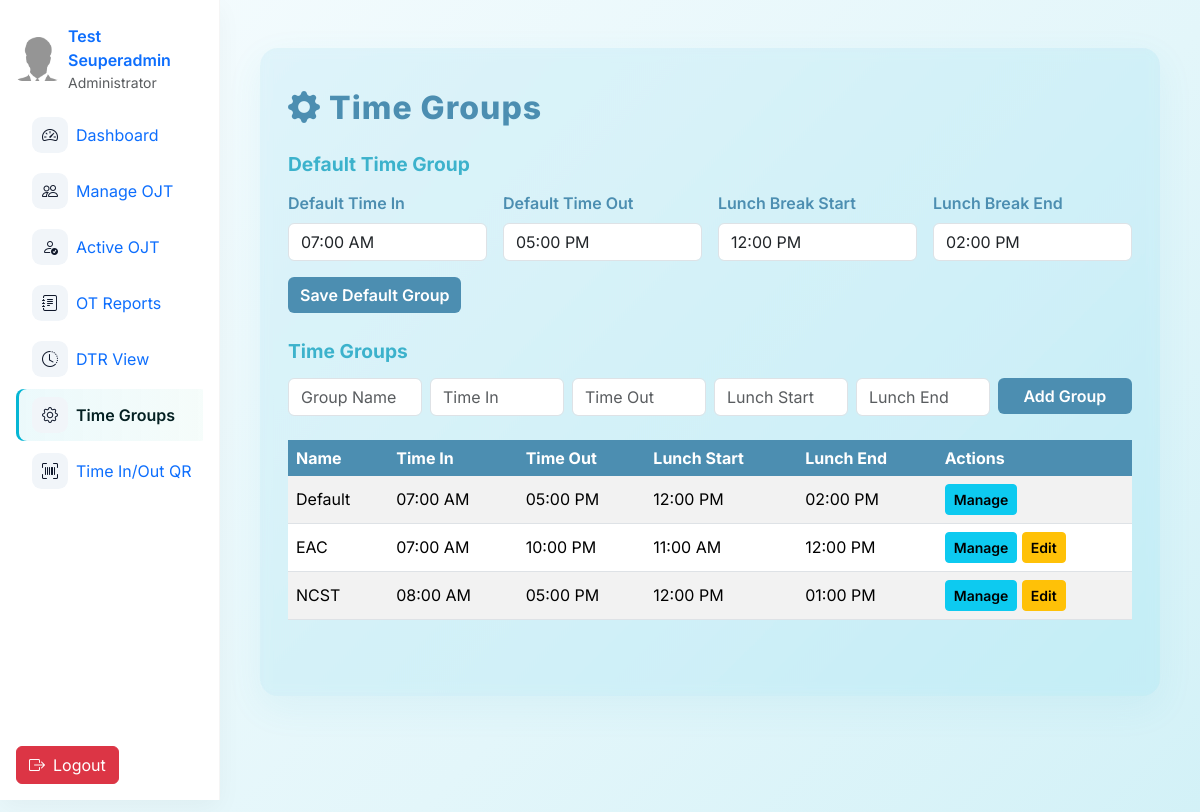
The app's page /admin/sitesettings.php (signed in) with its own data.
### tables this page shows
CREATE TABLE `time_groups` (
  `id` int(11) NOT NULL,
  `name` varchar(255) NOT NULL,
  `time_in` time NOT NULL,
  `time_out` time NOT NULL,
  `lunch_start` time DEFAULT '12:00:00',
  `lunch_end` time DEFAULT '13:00:00'
);

### admin/sitesettings.php (the view, shortened to what this page needs)
<?php
include 'nav.php';
$stmt = $oat->prepare("SELECT time_in, time_out, lunch_start, lunch_end FROM time_groups WHERE name = 'Default' LIMIT 1");
$stmt->execute();
$settings = $stmt->get_result()->fetch_assoc();
$default_time_in = !empty($settings['time_in']) ? $settings['time_in'] : '08:00:00';
$default_time_out = !empty($settings['time_out']) ? $settings['time_out'] : '17:00:00';
$lunch_start = !empty($settings['lunch_start']) ? $settings['lunch_start'] : '12:00:00';
$lunch_end = !empty($settings['lunch_end']) ? $settings['lunch_end'] : '13:00:00';
$time_groups = $oat->query("SELECT * FROM time_groups ORDER BY name");
?>
<!DOCTYPE html>
<html lang="en">
<head>
    <link href="https://cdn.jsdelivr.net/npm/bootstrap@5.3.2/dist/css/bootstrap.min.css" rel="stylesheet">
    <link rel="stylesheet" href="https://cdn.jsdelivr.net/npm/flatpickr/dist/flatpickr.min.css">
</head>
<body>
    <div class="glass">
        <div class="settings-title"><i class="bi bi-gear-fill me-2"></i>Time Groups</div>
        <form method="post" class="mb-4">
            <div class="section-title">Default Time Group</div>
            <div class="row g-3">
                <div class="col-md-3">
                    <label for="default_time_in" class="form-label">Default Time In</label>
                    <input type="text" id="default_time_in" name="default_time_in" class="form-control time-picker" value="<?= htmlspecialchars(date('h:i A', strtotime($default_time_in))) ?>" required>
                </div>
                <div class="col-md-3">
                    <label for="default_time_out" class="form-label">Default Time Out</label>
                    <input type="text" id="default_time_out" name="default_time_out" class="form-control time-picker" value="<?= htmlspecialchars(date('h:i A', strtotime($default_time_out))) ?>" required>
                </div>
                <div class="col-md-3">
                    <label for="lunch_start" class="form-label">Lunch Break Start</label>
                    <input type="text" id="lunch_start" name="lunch_start" class="form-control time-picker" value="<?= htmlspecialchars(date('h:i A', strtotime($lunch_start))) ?>" required>
                </div>
                <div class="col-md-3">
                    <label for="lunch_end" class="form-label">Lunch Break End</label>
                    <input type="text" id="lunch_end" name="lunch_end" class="form-control time-picker" value="<?= htmlspecialchars(date('h:i A', strtotime($lunch_end))) ?>" required>
                </div>
            </div>
            <button type="submit" class="btn btn-primary mt-3">Save Default Group</button>
        </form>
        <div class="section-title">Time Groups</div>
        <form method="post" class="mb-4">
            <div class="row g-2">
                <div class="col-md-2">
                    <input type="text" name="group_name" class="form-control" placeholder="Group Name" required>
                </div>
                <div class="col-md-2">
                    <input type="text" name="group_time_in" class="form-control time-picker" placeholder="Time In" required>
                </div>
                <div class="col-md-2">
                    <input type="text" name="group_time_out" class="form-control time-picker" placeholder="Time Out" required>
                </div>
                <div class="col-md-2">
                    <input type="text" name="group_lunch_start" class="form-control time-picker" placeholder="Lunch Start" required>
                </div>
                <div class="col-md-2">
                    <input type="text" name="group_lunch_end" class="form-control time-picker" placeholder="Lunch End" required>
                </div>
                <div class="col-md-2">
                    <button type="submit" name="add_time_group" class="btn btn-success w-100">Add Group</button>
                </div>
            </div>
        </form>
        <div class="table-responsive mb-4">
            <table class="table table-striped align-middle">
                <thead>
                    <tr>
                        <th>Name</th>
                        <th>Time In</th>
                        <th>Time Out</th>
                        <th>Lunch Start</th>
                        <th>Lunch End</th>
                        <th>Actions</th>
                    </tr>
                </thead>
                <tbody>
                    <?php while ($group = $time_groups->fetch_assoc()): ?>
                        <tr>
                            <td><?= htmlspecialchars($group['name']) ?></td>
                            <td><?= date('h:i A', strtotime($group['time_in'])) ?></td>
                            <td><?= date('h:i A', strtotime($group['time_out'])) ?></td>
                            <td><?= date('h:i A', strtotime($group['lunch_start'])) ?></td>
                            <td><?= date('h:i A', strtotime($group['lunch_end'])) ?></td>
                            <td>
                                <button class="btn btn-sm btn-info" onclick="showGroupUsersModal(<?= $group['id'] ?>, '<?= htmlspecialchars($group['name'], ENT_QUOTES) ?>')">Manage</button>
                                <?php if ($group['name'] !== 'Default'): ?>
                                <button class="btn btn-sm btn-warning" onclick="showEditTimeGroupModal(<?= $group['id'] ?>, '<?= htmlspecialchars($group['name'], ENT_QUOTES) ?>', '<?= htmlspecialchars($group['time_in'], ENT_QUOTES) ?>', '<?= htmlspecialchars($group['time_out'], ENT_QUOTES) ?>', '<?= htmlspecialchars($group['lunch_start'], ENT_QUOTES) ?>', '<?= htmlspecialchars($group['lunch_end'], ENT_QUOTES) ?>')">Edit</button>
                                <?php endif; ?>
                            </td>
                        </tr>
                    <?php endwhile; ?>
                </tbody>
            </table>
        </div>
    </div>
</body>
</html>

### admin/nav.php (style rules this page uses)
:root { --sb-w:220px; --sb-cw:72px; }
body { padding-left: var(--sb-w); transition: padding-left .18s ease; font-family: 'Inter', sans-serif; }

### admin/sitesettings.php (style rules this page uses)
:root { --primary: #4c8eb1; --primary-dark: #3cb2cc; --light: #f8fafc; --dark: #0f172a; --border: #e2e8f0; }
body { background: linear-gradient(135deg, #f6fcfe 0%, #e3f6fa 60%, #d2f1f7 100%); font-family: 'Inter', sans-serif; min-height: 100vh; }
.glass { background: rgba(60, 178, 204, 0.09); border-radius: 18px; box-shadow: 0 12px 36px rgba(60,178,204,0.08); max-width: 900px; margin: 48px auto; padding: 36px 28px; backdrop-filter: blur(6px) saturate(120%); }
.settings-title { font-size: 2rem; font-weight: 800; color: var(--primary); margin-bottom: 18px; letter-spacing: 1px; }
.section-title { font-size: 1.2rem; font-weight: 700; color: var(--primary-dark); margin-bottom: 12px; }
.form-label { font-weight: 600; color: var(--primary); }
.btn-primary, .btn-success { background: var(--primary); border: none; font-weight: 600; }
.btn-info, .btn-warning { font-weight: 600; }
.table th { background: var(--primary); color: #fff; border: none; }
.table td { vertical-align: middle; }

### records on screen
time_groups: default_time_in "07:00 AM", default_time_out "05:00 PM", lunch_start "12:00 PM", lunch_end "02:00 PM", name "Default", time_in "07:00 AM", time_out "05:00 PM"
time_groups: name "EAC", time_in "07:00 AM", time_out "10:00 PM", lunch_start "11:00 AM", lunch_end "12:00 PM"
time_groups: name "NCST", time_in "08:00 AM", time_out "05:00 PM", lunch_start "12:00 PM", lunch_end "01:00 PM"
